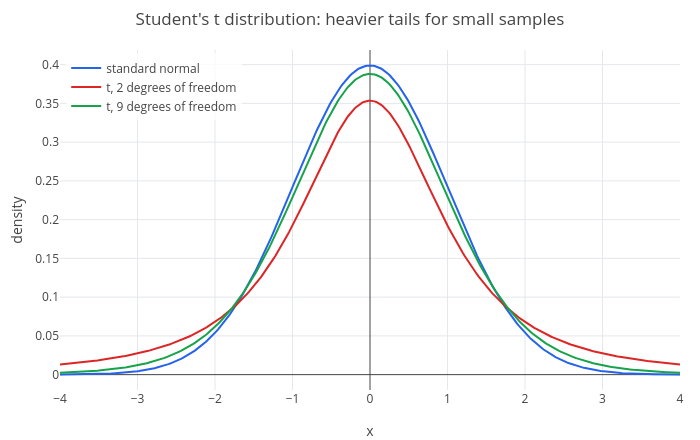

The code cell stored with this chart in its notebook:
### Markdown cell above
## 3. Student's t: when $\sigma$ is estimated

In practice $\sigma$ is unknown and we use $s$. That adds uncertainty, especially for small samples, and the
multiplier 1.96 is then too small. William Gosset, a chemist at the Guinness brewery who published under the name
"Student", found the right distribution in 1908: $(\bar x - \mu)/(s/\sqrt n)$ follows the **t distribution** with
$n - 1$ degrees of freedom. It looks like the normal with heavier tails:

### Code cell
p = plot(normpdf(x), x, -4, 4);
p = show(p, plot(tpdf(x, 2), x, -4, 4));
p = show(p, plot(tpdf(x, 9), x, -4, 4));
p = legend(p, "standard normal", "t, 2 degrees of freedom", "t, 9 degrees of freedom");
labels(title(p, "Student's t distribution: heavier tails for small samples"), "x", "density")

### Figure 1 — Plotly figure (JSON) as saved in the notebook; plotly's stock layout.template omitted (floating-point values rounded to 4 significant figures; data arrays with more than 128 entries replaced by an {"elided": "..."} marker saying what was removed)
{"data": [{"line": {"color": "#2563eb", "width": 2}, "mode": "lines", "name": "standard normal", "type": "scatter", "x": {"elided": "402 float values"}, "y": {"elided": "402 float values"}}, {"line": {"color": "#dc2626", "width": 2}, "mode": "lines", "name": "t, 2 degrees of freedom", "type": "scatter", "x": {"elided": "402 float values"}, "y": {"elided": "402 float values"}}, {"line": {"color": "#16a34a", "width": 2}, "mode": "lines", "name": "t, 9 degrees of freedom", "type": "scatter", "x": {"elided": "402 float values"}, "y": {"elided": "402 float values"}}], "layout": {"height": 440, "legend": {"bgcolor": "rgba(255,255,255,0.8)", "x": 0.01, "xanchor": "left", "y": 0.99, "yanchor": "top"}, "margin": {"b": 50, "l": 60, "r": 20, "t": 50}, "showlegend": true, "title": {"text": "Student's t distribution: heavier tails for small samples"}, "width": 700, "xaxis": {"title": {"text": "x"}, "zeroline": true}, "yaxis": {"range": [-0.01981, 0.4189], "title": {"text": "density"}, "zeroline": true}}}
